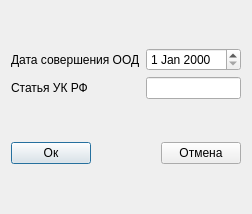
<?xml version="1.0" encoding="UTF-8"?>
<ui version="4.0">
 <class>Dialog_ood</class>
 <widget class="QDialog" name="Dialog_ood">
  <property name="geometry">
   <rect>
    <x>0</x>
    <y>0</y>
    <width>242</width>
    <height>214</height>
   </rect>
  </property>
  <property name="windowTitle">
   <string>Dialog</string>
  </property>
  <layout class="QVBoxLayout" name="verticalLayout">
   <item>
    <layout class="QGridLayout" name="gridLayout">
     <item row="0" column="0">
      <widget class="QLabel" name="label">
       <property name="text">
        <string>Дата совершения ООД</string>
       </property>
      </widget>
     </item>
     <item row="0" column="1">
      <widget class="QDateEdit" name="dateEdit_date"/>
     </item>
     <item row="1" column="0">
      <widget class="QLabel" name="label_2">
       <property name="text">
        <string>Статья УК РФ</string>
       </property>
      </widget>
     </item>
     <item row="1" column="1">
      <widget class="QLineEdit" name="lineEdit_article"/>
     </item>
    </layout>
   </item>
   <item>
    <layout class="QHBoxLayout" name="horizontalLayout">
     <item>
      <widget class="QPushButton" name="pushButton_ok">
       <property name="text">
        <string>Ок</string>
       </property>
      </widget>
     </item>
     <item>
      <spacer name="horizontalSpacer">
       <property name="orientation">
        <enum>Qt::Horizontal</enum>
       </property>
       <property name="sizeHint" stdset="0">
        <size>
         <width>40</width>
         <height>20</height>
        </size>
       </property>
      </spacer>
     </item>
     <item>
      <widget class="QPushButton" name="pushButton_cancel">
       <property name="text">
        <string>Отмена</string>
       </property>
      </widget>
     </item>
    </layout>
   </item>
  </layout>
 </widget>
 <resources/>
 <connections/>
</ui>
